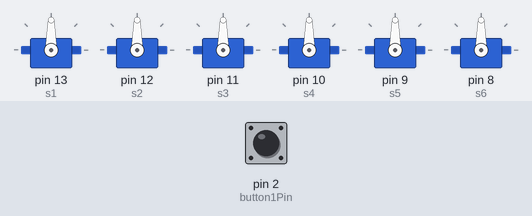
Recording of a sketch running on a simulated Arduino Uno, built with avr-gcc and run on an emulated ATmega328P. Parts: 6 × servo. The test bench sets the inputs (shaded band); at power-on: pin 2 (button1Pin) HIGH.

Above: at 1.2 s.
1.3 s: pin 2 (button1Pin) pulled LOW for 3.2 s
At 5.6 s:
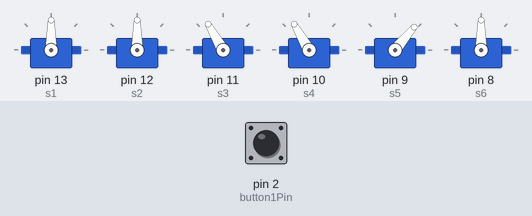
6.3 s: pin 2 (button1Pin) pulled LOW for 0.15 s
At 8.0 s:
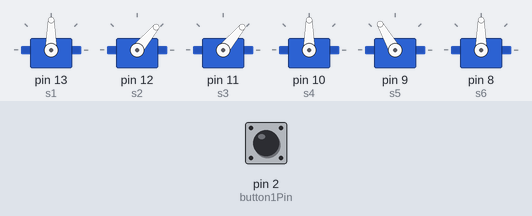
8.3 s: pin 2 (button1Pin) pulled LOW for 1 s
At 9.7 s:
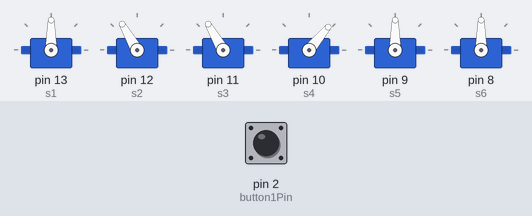
10.8 s: pin 2 (button1Pin) driven LOW
At 16.1 s:
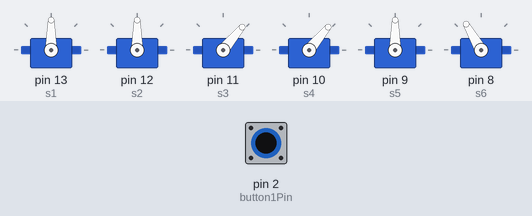
Timing chart, 0 to 23.3 s (numbered marks = the images above; inputs shaded):
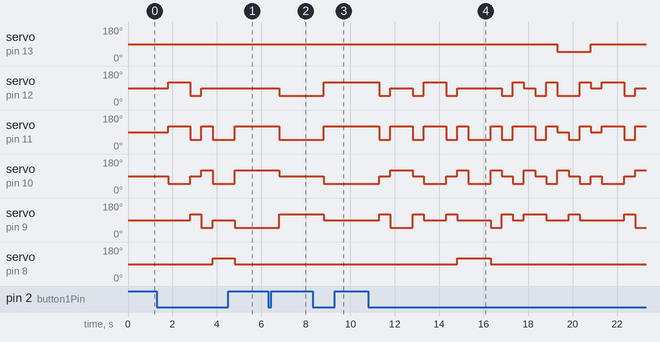

The sketch:

PianoServo.ino
```cpp
#include<Servo.h>
Servo s1;
Servo s2;
Servo s3;
Servo s4;
Servo s5;
Servo s6;
int pos = 90;
int pos2 = 120;
int pos3 = 50;
int counter = 0;


const int button1Pin = 2;  // pushbutton 1 pin


void setup()
{
  pinMode(button1Pin, INPUT);
  s1.attach(13);
  s2.attach(12);
  s3.attach(11);
  s4.attach(10);
  s5.attach(9);
  s6.attach(8);
}


void loop()
{
  int button1State;  // variables to hold the pushbutton states

  button1State = digitalRead(button1Pin);

  if (button1State == LOW) {              // if we're pushing button 1
    counter = counter+1;
    delay(500);
  }


  if (counter%30 == 0)
  {
    s1.write(pos);
    s2.write(pos);
    s3.write(pos);
    s4.write(pos);
    s5.write(pos);
    s6.write(pos);
  }


  if (counter%30 == 1)
  {
      s2.write(pos2);
      s3.write(pos2);
      s4.write(pos3);
      s5.write(pos);
      s6.write(pos);
  }

   if (counter%30 == 2)
  {
      s2.write(pos2);
      s3.write(pos2);
      s4.write(pos3);
      s5.write(pos);
      s6.write(pos);
  }

   if (counter%30 == 3)
  {
      s2.write(pos3);
      s3.write(pos3);
      s4.write(pos);
      s5.write(pos2);
      s6.write(pos);
  }

   if (counter%30 == 4)
  {
      s2.write(pos);
      s3.write(pos2);
      s4.write(pos2);
      s5.write(pos3);
      s6.write(pos);
  }

   if (counter%30 == 5)
  {
      s2.write(pos);
      s3.write(pos3);
      s4.write(pos3);
      s5.write(pos);
      s6.write(pos2);
  }

   if (counter%30 == 6)
  {
       s2.write(pos);
      s3.write(pos3);
      s4.write(pos3);
      s5.write(pos);
      s6.write(pos2);
  }

  if (counter%30 == 7)
  {
      s2.write(pos);
      s3.write(pos2);
      s4.write(pos2);
      s5.write(pos3);
      s6.write(pos);
  }

   if (counter%30 == 8)
  {
      s2.write(pos3);
      s3.write(pos3);
      s4.write(pos);
      s5.write(pos2);
      s6.write(pos);
  }

  if (counter%30 == 9)
  {
      s2.write(pos2);
      s3.write(pos2);
      s4.write(pos3);
      s5.write(pos);
      s6.write(pos);
  }

  if (counter%30 == 10)
  {
      s2.write(pos2);
      s3.write(pos2);
      s4.write(pos3);
      s5.write(pos);
      s6.write(pos);
  }

  if (counter%30 == 11)
  {
      s2.write(pos3);
      s3.write(pos3);
      s4.write(pos);
      s5.write(pos2);
      s6.write(pos);
  }

  if (counter%30 == 12)
  {
      s2.write(pos);
      s3.write(pos2);
      s4.write(pos2);
      s5.write(pos3);
      s6.write(pos);
  }

  if (counter%30 == 13)
  {
      s2.write(pos);
      s3.write(pos2);
      s4.write(pos2);
      s5.write(pos3);
      s6.write(pos);
  }

  if (counter%30 == 14)
  {
      s2.write(pos3);
      s3.write(pos3);
      s4.write(pos);
      s5.write(pos2);
      s6.write(pos);
  }

  if (counter%30 == 15)
  {
      s2.write(pos2);
      s3.write(pos2);
      s4.write(pos3);
      s5.write(pos);
      s6.write(pos);
  }

  if (counter%30 == 16)
  {
      s2.write(pos2);
      s3.write(pos2);
      s4.write(pos3);
      s5.write(pos);
      s6.write(pos);
  }

  if (counter%30 == 17)
  {
      s2.write(pos3);
      s3.write(pos3);
      s4.write(pos);
      s5.write(pos2);
      s6.write(pos);
  }

  if (counter%30 == 18)
  {
      s2.write(pos);
      s3.write(pos2);
      s4.write(pos2);
      s5.write(pos);
      s6.write(pos2);
  }

  if (counter%30 == 19)
  {
      s2.write(pos);
      s3.write(pos3);
      s4.write(pos3);
      s5.write(pos);
      s6.write(pos2);
  }

  if (counter%30 == 20)
  {
      s2.write(pos);
      s3.write(pos3);
      s4.write(pos3);
      s5.write(pos);
      s6.write(pos2);
  }

  if (counter%30 == 21)
  {
      s2.write(pos);
      s3.write(pos2);
      s4.write(pos2);
      s5.write(pos3);
      s6.write(pos);
  }

  if (counter%30 == 22)
  {
      s2.write(pos3);
      s3.write(pos3);
      s4.write(pos);
      s5.write(pos2);
      s6.write(pos);
  }


  if (counter%30 == 23)
  {
      s2.write(pos2);
      s3.write(pos2);
      s4.write(pos3);
      s5.write(pos);
      s6.write(pos);
  }


  if (counter%30 == 24)
  {
      s2.write(pos);
      s3.write(pos2);
      s4.write(pos2);
      s5.write(pos2);
      s6.write(pos);
  }

  if (counter%30 == 25)
  {
      s2.write(pos3);
      s3.write(pos3);
      s4.write(pos);
      s5.write(pos2);
      s6.write(pos);
  }

  if (counter%30 == 26)
    {
      s2.write(pos2);
      s3.write(pos2);
      s4.write(pos3);
      s5.write(pos);
      s6.write(pos);
  }

  if (counter%30 == 27)
  {
      s1.write(pos3);
      s2.write(pos3);
      s3.write(pos);
      s4.write(pos2);
      s5.write(pos);
      s6.write(pos);
  }

  if (counter%30 == 28)
  {
      s2.write(pos3);
      s3.write(pos3);
      s4.write(pos);
      s5.write(pos2);
      s6.write(pos);
  }

  if (counter%30 == 29)
  {
      s2.write(pos2);
      s3.write(pos2);
      s4.write(pos3);
      s5.write(pos);
      s6.write(pos);
  }

}
```

Measured:
- after the input at 1.3 s, servo on pin 12 (s2): 90° → 120° after 0.50 s, → 50° 1.0 s later, → 90° 0.50 s later; servo on pin 11 (s3): goes 120° 1.0 s, 50° 0.50 s, 120° 0.50 s, 50° 1.0 s, then 120°, starting after 0.50 s
- after the input at 6.3 s, servo on pin 12 (s2): 90° → 50° after 0.50 s; servo on pin 11 (s3): 120° → 50° after 0.50 s; servo on pin 10 (s4): 120° → 90° after 0.50 s; servo on pin 9 (s5): 50° → 120° after 0.50 s
- after the input at 8.3 s, servo on pin 12 (s2), servo on pin 11 (s3): 50° → 120° after 0.50 s; servo on pin 10 (s4): 90° → 50° after 0.50 s; servo on pin 9 (s5): 120° → 90° after 0.50 s
- after the input at 10.8 s, servo on pin 13 (s1): 90° → 50° after 8.5 s, → 90° 1.5 s later; servo on pin 12 (s2): 120° → 50° after 0.50 s, → 90° 0.50 s later, → 50° 1.0 s later, → 120° 0.50 s later, … (17 changes in this stretch)
